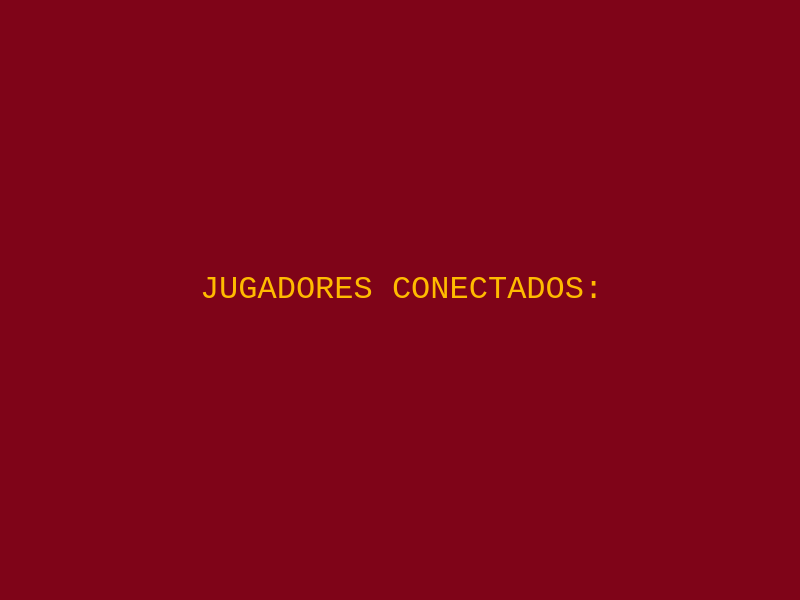
<?xml version="1.0" encoding="UTF-8"?>
<ui version="4.0">
 <class>sala_espera</class>
 <widget class="QWidget" name="sala_espera">
  <property name="geometry">
   <rect>
    <x>0</x>
    <y>0</y>
    <width>800</width>
    <height>600</height>
   </rect>
  </property>
  <property name="windowTitle">
   <string>DCColonos</string>
  </property>
  <widget class="QLabel" name="fondo">
   <property name="geometry">
    <rect>
     <x>0</x>
     <y>0</y>
     <width>800</width>
     <height>600</height>
    </rect>
   </property>
   <property name="styleSheet">
    <string notr="true">background-color: rgb(127, 4, 24);</string>
   </property>
   <property name="text">
    <string/>
   </property>
  </widget>
  <widget class="QLabel" name="jug_conectados">
   <property name="geometry">
    <rect>
     <x>200</x>
     <y>270</y>
     <width>400</width>
     <height>40</height>
    </rect>
   </property>
   <property name="font">
    <font>
     <family>Courier New</family>
    </font>
   </property>
   <property name="text">
    <string>&lt;html&gt;&lt;head/&gt;&lt;body&gt;&lt;p align=&quot;center&quot;&gt;&lt;span style=&quot; font-size:24pt; color:#ffbb00;&quot;&gt;JUGADORES CONECTADOS:&lt;/span&gt;&lt;/p&gt;&lt;/body&gt;&lt;/html&gt;</string>
   </property>
  </widget>
  <widget class="QLabel" name="logo">
   <property name="geometry">
    <rect>
     <x>100</x>
     <y>25</y>
     <width>600</width>
     <height>250</height>
    </rect>
   </property>
   <property name="text">
    <string/>
   </property>
   <property name="pixmap">
    <pixmap>sprites/Otros/Logo_sol.png</pixmap>
   </property>
   <property name="scaledContents">
    <bool>true</bool>
   </property>
  </widget>
 </widget>
 <resources/>
 <connections/>
</ui>
